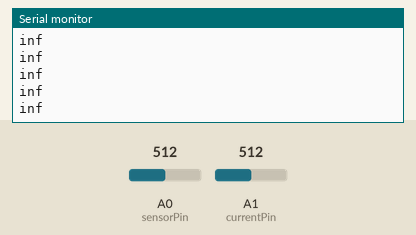
Simulated run of this sketch. Board: Arduino Uno, built with avr-gcc and run on an emulated ATmega328P. Shown: the last lines printed to the serial monitor. The inputs (shaded band) are chosen by the test bench; at power-on: A0 (sensorPin) = 512, A1 (currentPin) = 512.

Above: at 1.2 s.
1.3 s: A0 (sensorPin) set to 0
At 2.0 s:
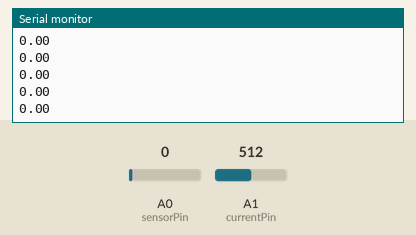
2.8 s: A0 (sensorPin) set to 122
At 3.6 s:
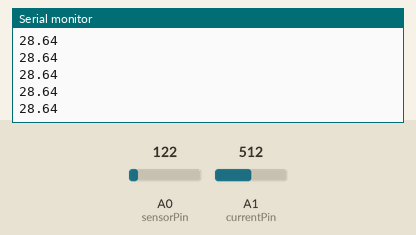
4.3 s: A1 (currentPin) set to 716
At 5.3 s:
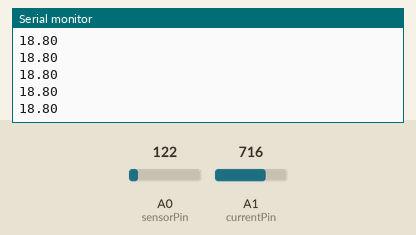
5.8 s: A0 (sensorPin) set to 716
At 6.7 s:
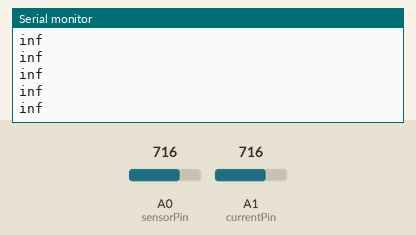
8.8 s: A1 (currentPin) set to 900
At 9.4 s:
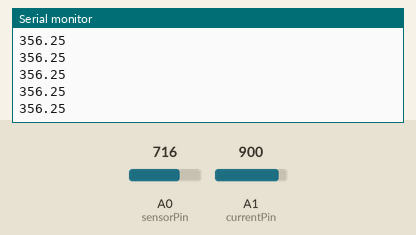
10.3 s: A0 (sensorPin) set to 900
At 11.3 s:
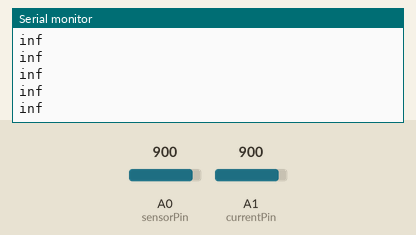
Timing chart, 0 to 13.3 s (numbered marks = the images above; inputs shaded):
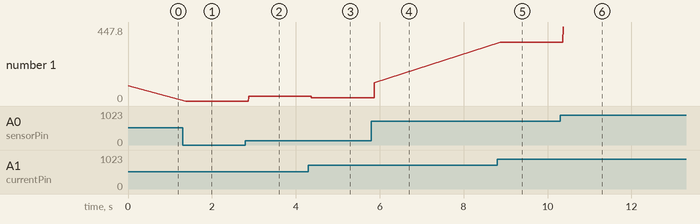

The sketch:

PID_Regler_Software_Pt100.ino
```cpp
int sensorPin = A0;    // select the input pin for the pt100
int currentPin = A1;   // Pin to meassure the current
float Voltage = 0;  // variable to store the value coming from the sensor
float Resistance = 0;
float Current = 0;
float Supply = 0;
float ResistorVoltage = 0;
void setup() {
  Serial.begin(9600);
}

void loop() {
  // read the value from the sensor:
 Supply = analogRead(currentPin)*0.0049;
 ResistorVoltage = Supply-Voltage;
 Current = ResistorVoltage/ 91.55;
 Voltage = analogRead(sensorPin)*0.0049;
 Resistance = Voltage/Current;

Serial.print(Resistance);
Serial.println();

}
```

Measured:
- after the input at 1.3 s, the serial monitor: prints a new line after 0.07 s (image 1)
- after the input at 2.8 s, the serial monitor: prints a new line after 0.07 s (image 2)
- after the input at 4.3 s, the serial monitor: prints a new line after 0.07 s (image 3)
- after the input at 5.8 s, the serial monitor: prints a new line after 0.07 s (image 4)
- after the input at 8.8 s, the serial monitor: prints a new line after 0.07 s (image 5)
- after the input at 10.3 s, the serial monitor: prints a new line after 0.07 s (image 6)
- plotted number 1: 91.55 → 0 after the input at 1.3 s, 0 → 28.64 after the input at 2.8 s, 28.64 → 18.8 after the input at 4.3 s, 18.8 → 110.35 after the input at 5.8 s, 110.35 → 356.25 after the input at 8.8 s
